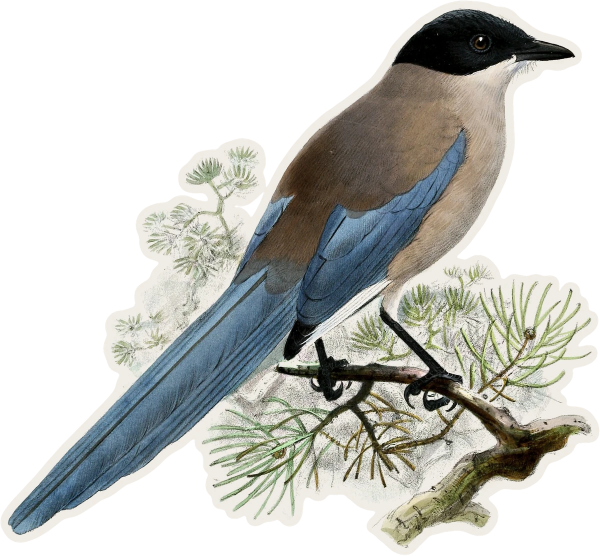
#> input picture assets/artwork/classic/birds/cyanopica-cooki-2.webp, 1200 x 1111 px (shown at 1/2 size)
$ python finish.py ../../assets/artwork/classic/birds/cyanopica-cooki-2.webp out.png
#> lines starting #> are read from the running program, lines starting #| are printed output that depends on the picture; after the words box and inside, x2 and y2 are one past the last pixel; in counts of white or black regions, pixels touching at a corner belong together
"""Finish a cut-out for add_bird.py: finish.py cut.png out.png

add_bird's own downscale premultiplies into 8 bits, which corrupts the colour of
low-alpha pixels; the frame draws anything over alpha 24, so they print as a dotted
ring at the halo's outer edge. A plate handed over at or under the cap skips that
step, so: crop to the alpha, downscale here in floating point, and set every pixel
that is not fully opaque to the exact halo tone - the outer edge is halo by
construction, so nothing of the bird is touched.

A cut true to a faded scan prints washed out beside the style's plates, so the bird
is deepened by how pale its darkest ink is: untouched at luma 30 and under, a black
point of 40, gamma 1.1 and +5% saturation from 70 up. The halo tone maps to itself.
"""

import sys

import numpy as np
from PIL import Image

CAP = 1200
PAPER = (0xF0, 0xEC, 0xE5)

img = Image.open(sys.argv[1]).convert("RGBA")
#> img is the input picture: PIL image 1200x1111 RGBA; mean R, G, B, A 191.6, 190.6, 183.4, 138.1
arr = np.asarray(img).astype(np.float32)
alpha = arr[..., 3]
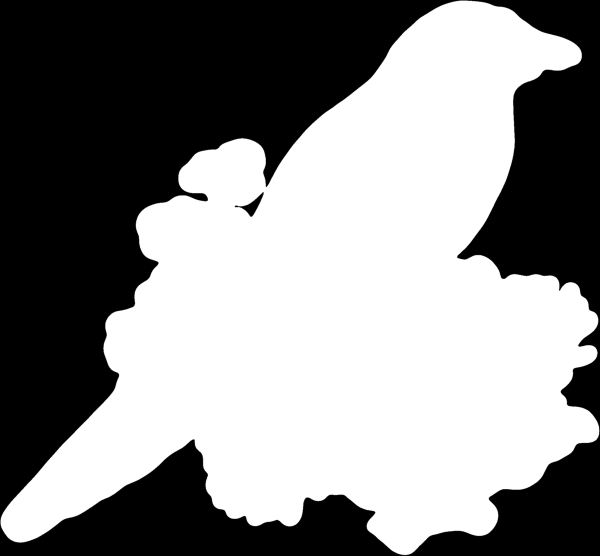
#> alpha: shape (1111, 1200) float32 (shown at 1/2 size); min 0, max 255, mean 138.1
rows, cols = np.flatnonzero(alpha.any(1)), np.flatnonzero(alpha.any(0))
#> rows = 1111 values from 0 to 1110; cols = 1200 values from 0 to 1199
arr = arr[rows[0] : rows[-1] + 1, cols[0] : cols[-1] + 1]
h, w = arr.shape[:2]
scale = min(1.0, CAP / max(w, h))
size = (max(1, round(w * scale)), max(1, round(h * scale)))

a = arr[..., 3] / 255.0
planes = [arr[..., c] * a for c in range(3)] + [arr[..., 3]]
#> planes = 4 items
small = [np.asarray(Image.fromarray(p, "F").resize(size, Image.Resampling.LANCZOS)) for p in planes]
#> small = 4 items
out_a = np.clip(small[3], 0, 255)
safe = np.maximum(out_a / 255.0, 1e-6)
rgb = np.stack([np.clip(small[c] / safe, 0, 255) for c in range(3)], axis=-1)
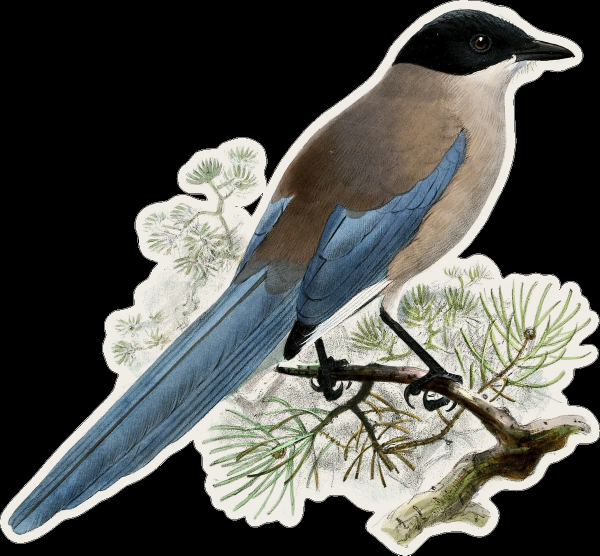
#> rgb: shape (1111, 1200, 3) float32 (shown at 1/2 size); mean of channels 0, 1, 2 83.3, 84.2, 79.7; drawn as R, G, B
out_a = out_a.round()

LUMA = np.array([0.299, 0.587, 0.114])
paper = np.array(PAPER, dtype=np.float64)
drawn = (out_a == 255) & (np.abs(rgb - paper).max(axis=2) > 12)
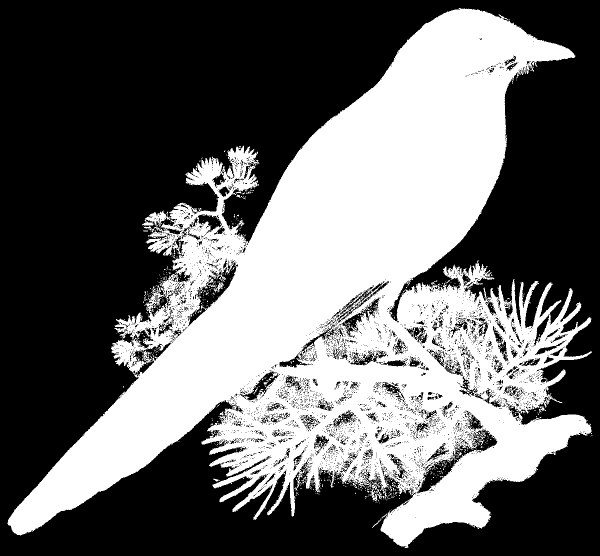
#> drawn: shape (1111, 1200) bool (shown at 1/2 size); 40.7% white; 845 white regions (817 under 20 px), largest, box (x1, y1, x2, y2) and area: (15, 16, 1184, 1096) 538115, (741, 977, 756, 1003) 163, (434, 564, 447, 584) 115
ink = float(np.percentile(rgb[drawn] @ LUMA, 1)) if drawn.any() else 0.0
#> ink = 1
fade = float(np.clip((ink - 30) / 40, 0, 1))
#> fade = 0
black, gamma, saturation = 40 * fade, 1 + 0.1 * fade, 1 + 0.05 * fade
#> black = 0; gamma = 1; saturation = 1
rgb = np.where(rgb <= paper, paper * np.clip((rgb - black) / (paper - black), 0, 1) ** gamma, rgb)
grey = (rgb @ LUMA)[..., None]
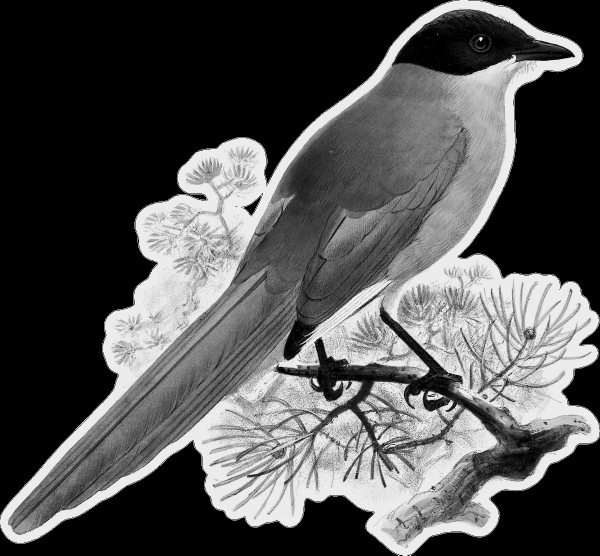
#> grey: shape (1111, 1200, 1) float64 (shown at 1/2 size); min 0, max 255, mean 83.3
boost = 1 + (saturation - 1) * np.clip((paper @ LUMA - grey) / 40, 0, 1)  # none near paper
#> boost: shape (1111, 1200, 1) float64; every value is 1
rgb = np.clip(grey + boost * (rgb - grey), 0, 255)

rgb[out_a < 255] = PAPER
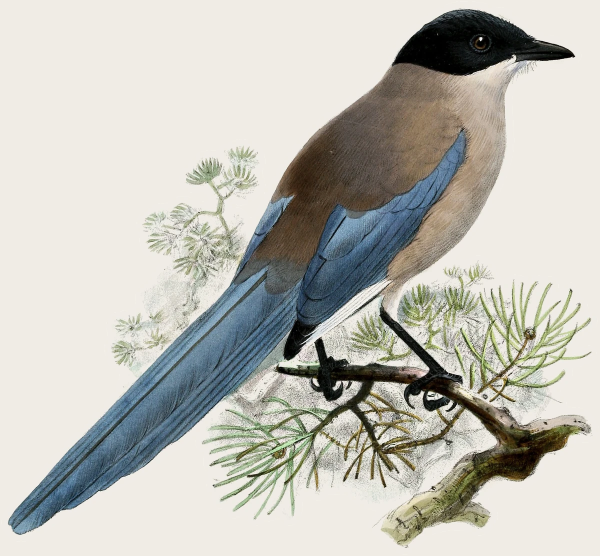
#> rgb: shape (1111, 1200, 3) float64 (shown at 1/2 size); mean of channels 0, 1, 2 191.6, 190.6, 183; drawn as R, G, B
out = np.concatenate([rgb.round(), out_a[..., None]], axis=-1).astype(np.uint8)
Image.fromarray(out, "RGBA").save(sys.argv[2])
print(sys.argv[2], size, f"ink {ink:.0f}, graded {fade:.0%}")
#| out.png (1200, 1111) ink 1, graded 0%

$ run again, on assets/artwork/classic/birds/acanthiza-pusilla.webp
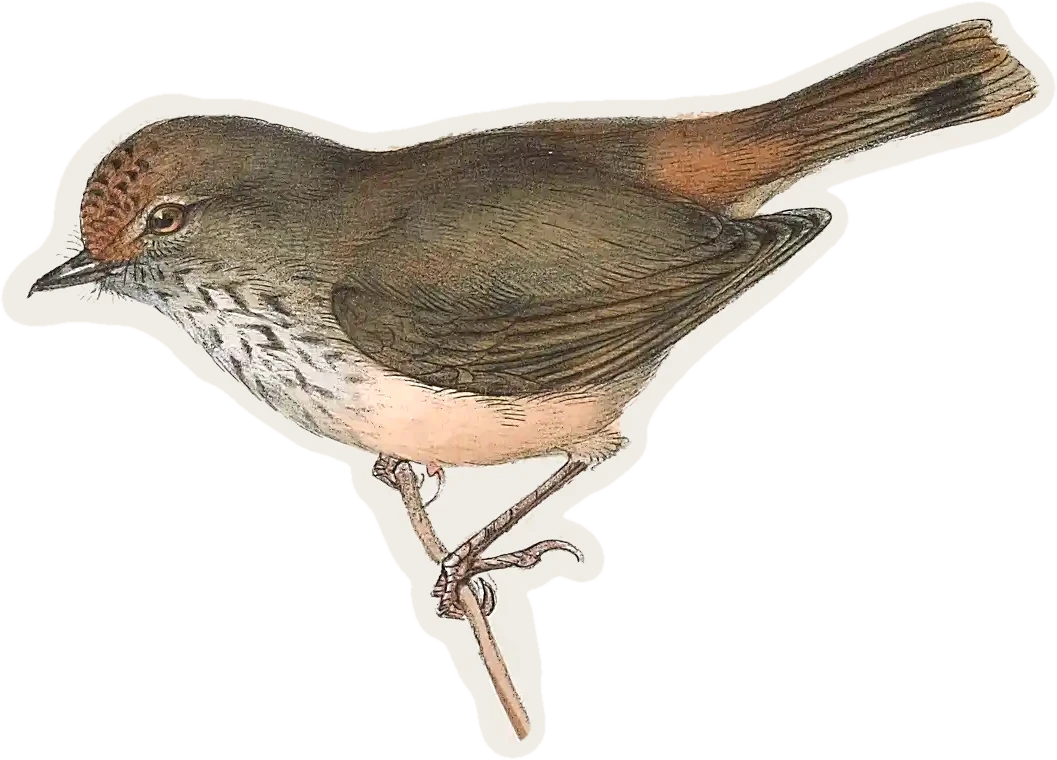
#> input picture assets/artwork/classic/birds/acanthiza-pusilla.webp, 1057 x 760 px
#> img is the input picture: PIL image 1057x760 RGBA; mean R, G, B, A 210.2, 202.3, 192, 95.3
#> rows = 760 values from 0 to 759; cols = 1057 values from 0 to 1056
#> planes = 4 items
#> `drawn = (out_a == 255) & (np.abs(rgb - paper).max(axis=2) > 12)`:
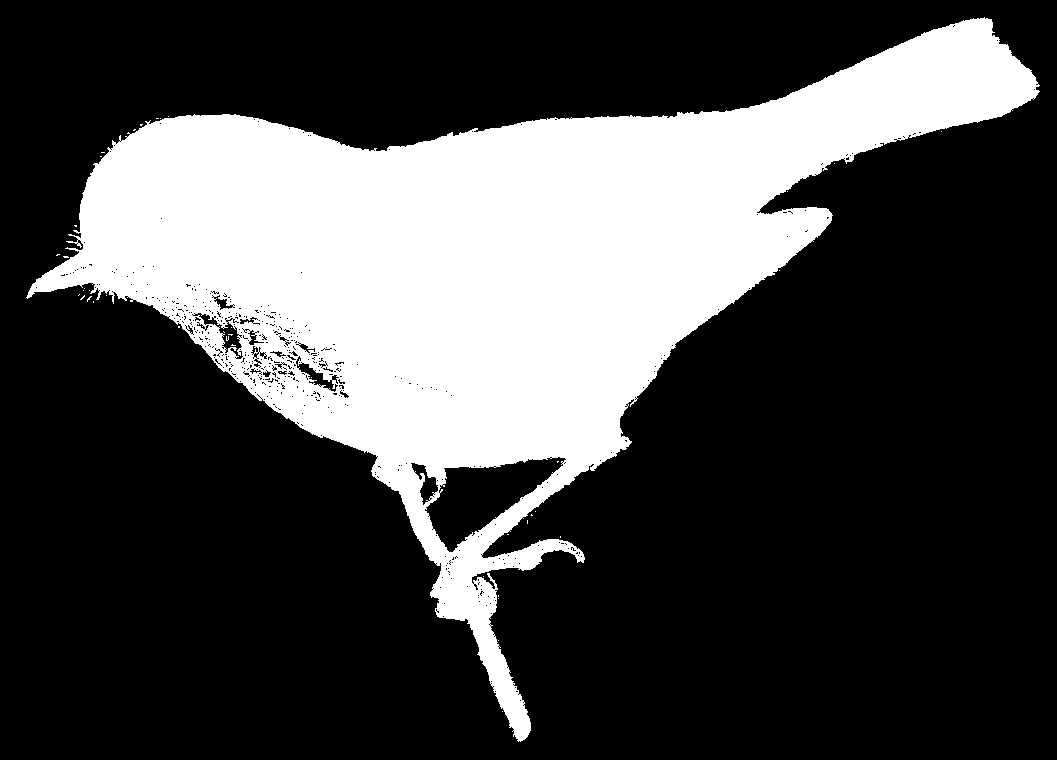
#> drawn: shape (760, 1057) bool; 27.9% white; 42 white regions (41 under 20 px), largest, box (x1, y1, x2, y2) and area: (26, 17, 1040, 742) 223885
#> ink = 30.39
#> fade = 0.00978
#> black = 0.391; gamma = 1
#> `rgb[out_a < 255] = PAPER`:
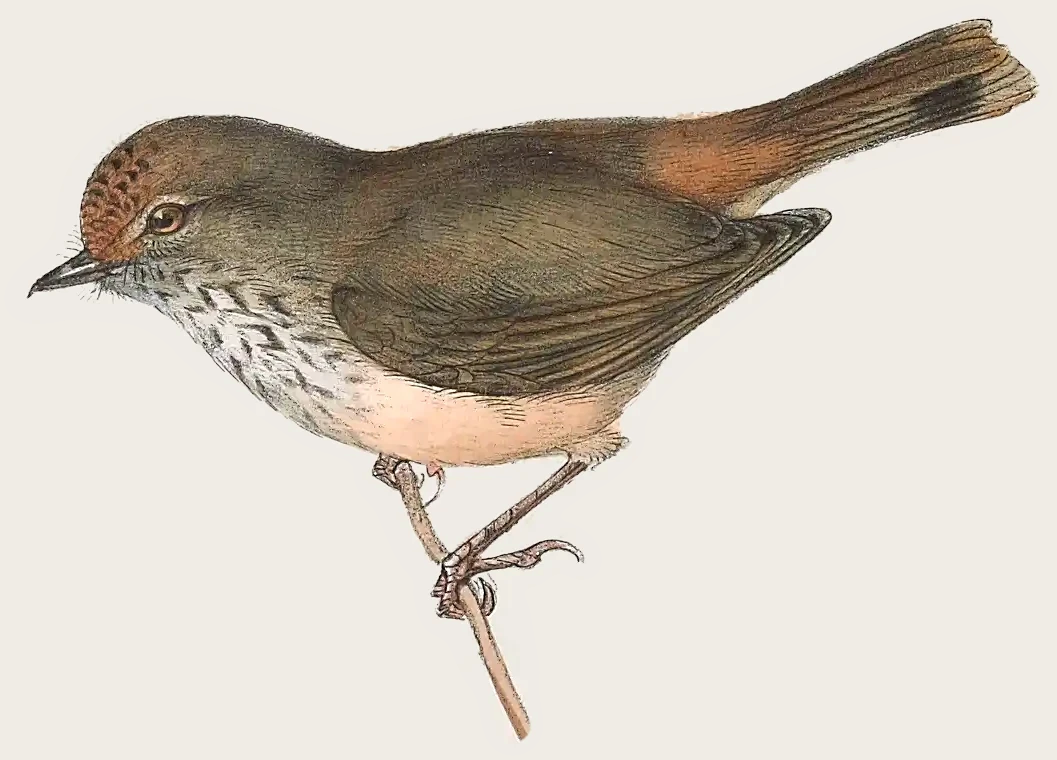
#> rgb: shape (760, 1057, 3) float64; mean of channels 0, 1, 2 210.2, 202.2, 191.3; drawn as R, G, B
#| out.png (1057, 760) ink 30, graded 1%

$ run again, on assets/artwork/classic/birds/alaudala-rufescens.webp
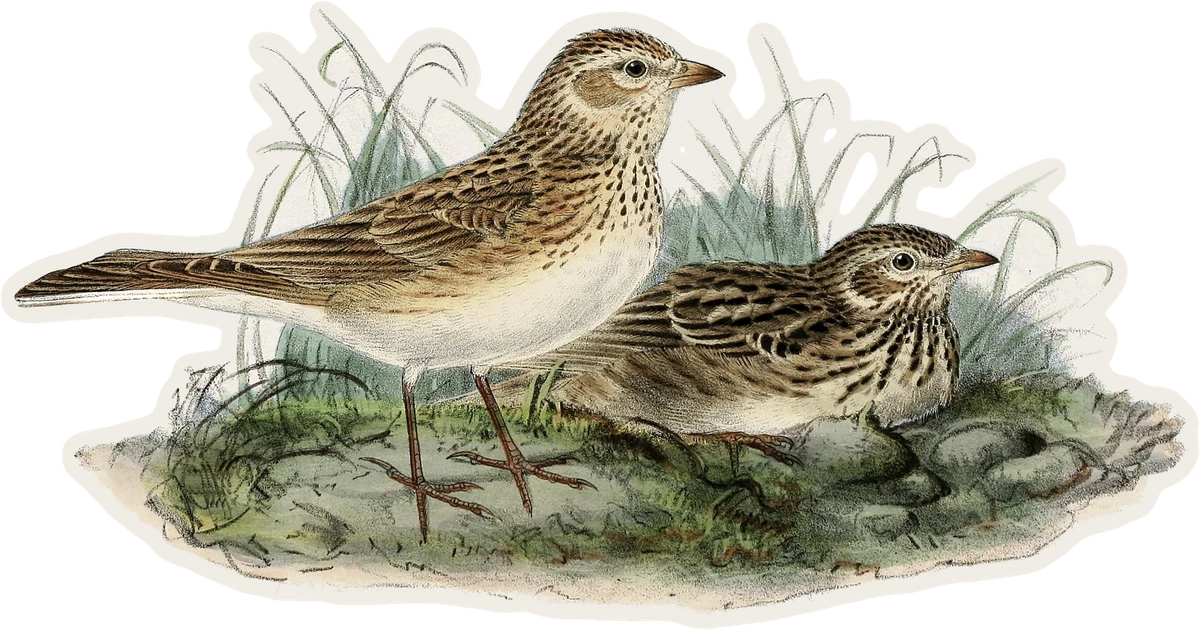
#> input picture assets/artwork/classic/birds/alaudala-rufescens.webp, 1200 x 630 px
#> img is the input picture: PIL image 1200x630 RGBA; mean R, G, B, A 186.5, 182.4, 166.7, 170.1
#> rows = 630 values from 0 to 629; cols = 1200 values from 0 to 1199
#> planes = 4 items
#> `drawn = (out_a == 255) & (np.abs(rgb - paper).max(axis=2) > 12)`:
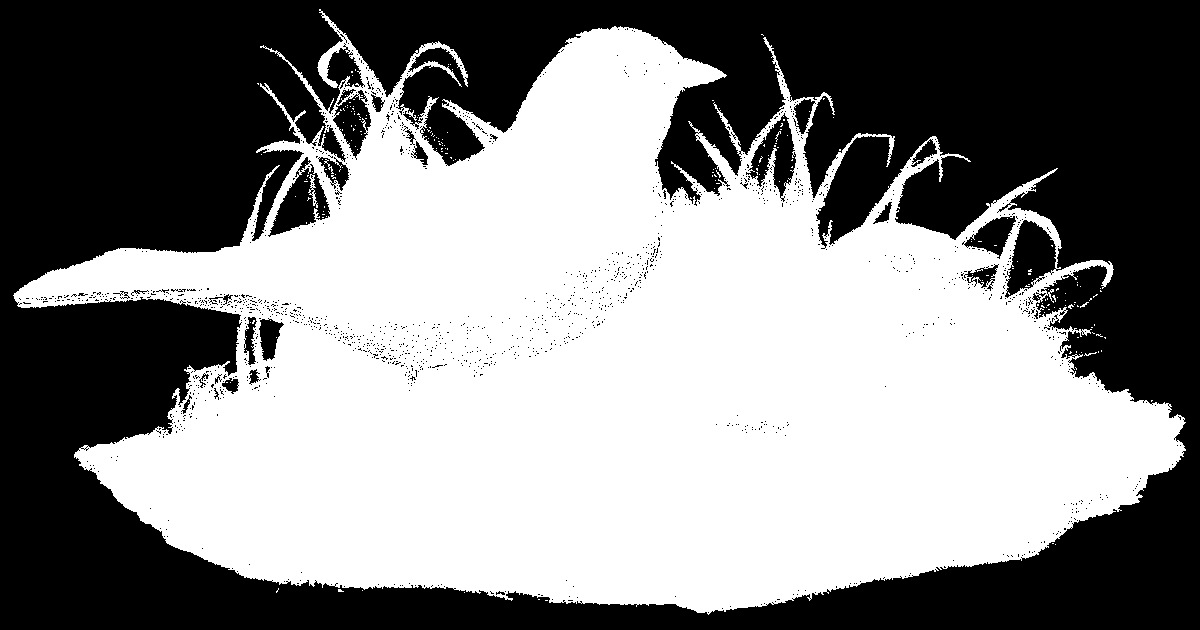
#> drawn: shape (630, 1200) bool; 52.4% white; 1521 black regions (1492 under 20 px), largest, box (x1, y1, x2, y2) and area: (0, 0, 1200, 630) 346691, (268, 157, 330, 237) 2115, (746, 113, 796, 202) 1900
#> ink = 11.7
#> fade = 0
#> gamma = 1
#> boost: shape (630, 1200, 1) float64; every value is 1
#> `rgb[out_a < 255] = PAPER`:
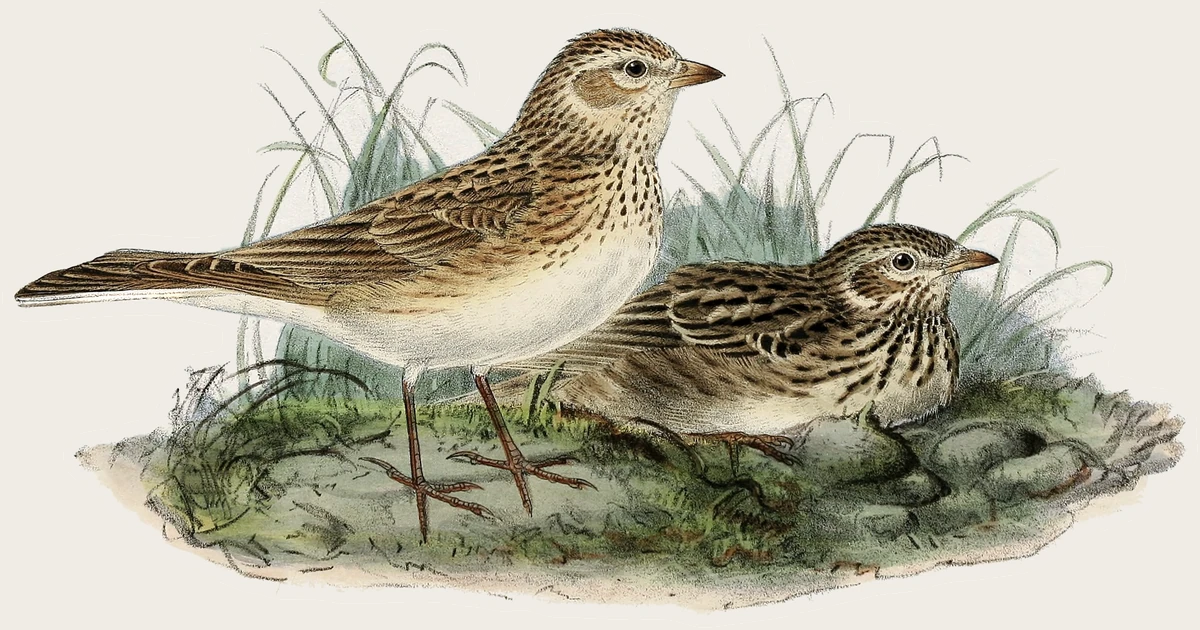
#> rgb: shape (630, 1200, 3) float64; mean of channels 0, 1, 2 186.6, 182.4, 166.4; drawn as R, G, B
#| out.png (1200, 630) ink 12, graded 0%
